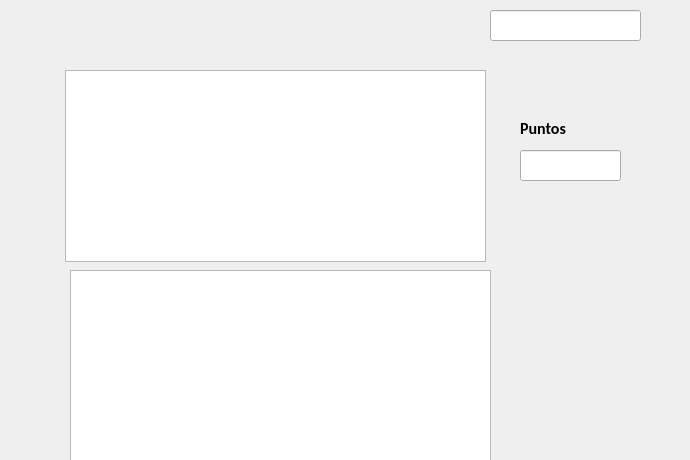
<?xml version="1.0" encoding="UTF-8"?>
<ui version="4.0">
 <class>Jugar</class>
 <widget class="QDialog" name="Jugar">
  <property name="geometry">
   <rect>
    <x>0</x>
    <y>0</y>
    <width>690</width>
    <height>460</height>
   </rect>
  </property>
  <property name="windowTitle">
   <string>Dialog</string>
  </property>
  <widget class="QLineEdit" name="Puntos">
   <property name="enabled">
    <bool>true</bool>
   </property>
   <property name="geometry">
    <rect>
     <x>520</x>
     <y>150</y>
     <width>101</width>
     <height>31</height>
    </rect>
   </property>
   <property name="readOnly">
    <bool>true</bool>
   </property>
  </widget>
  <widget class="QLabel" name="label">
   <property name="geometry">
    <rect>
     <x>520</x>
     <y>120</y>
     <width>61</width>
     <height>16</height>
    </rect>
   </property>
   <property name="font">
    <font>
     <family>Calibri</family>
     <pointsize>12</pointsize>
     <weight>75</weight>
     <bold>true</bold>
    </font>
   </property>
   <property name="text">
    <string>Puntos</string>
   </property>
  </widget>
  <widget class="QGuitarView" name="graphicsView">
   <property name="geometry">
    <rect>
     <x>65</x>
     <y>70</y>
     <width>421</width>
     <height>192</height>
    </rect>
   </property>
  </widget>
  <widget class="QLineEdit" name="lineEdit">
   <property name="geometry">
    <rect>
     <x>490</x>
     <y>10</y>
     <width>151</width>
     <height>31</height>
    </rect>
   </property>
  </widget>
  <widget class="QNoteView" name="graphicsView_2">
   <property name="geometry">
    <rect>
     <x>70</x>
     <y>270</y>
     <width>421</width>
     <height>192</height>
    </rect>
   </property>
  </widget>
 </widget>
 <customwidgets>
  <customwidget>
   <class>QGuitarView</class>
   <extends>QGraphicsView</extends>
   <header location="global">qguitarview.h</header>
  </customwidget>
  <customwidget>
   <class>QNoteView</class>
   <extends>QGraphicsView</extends>
   <header location="global">qnoteview.h</header>
  </customwidget>
 </customwidgets>
 <resources/>
 <connections/>
</ui>
